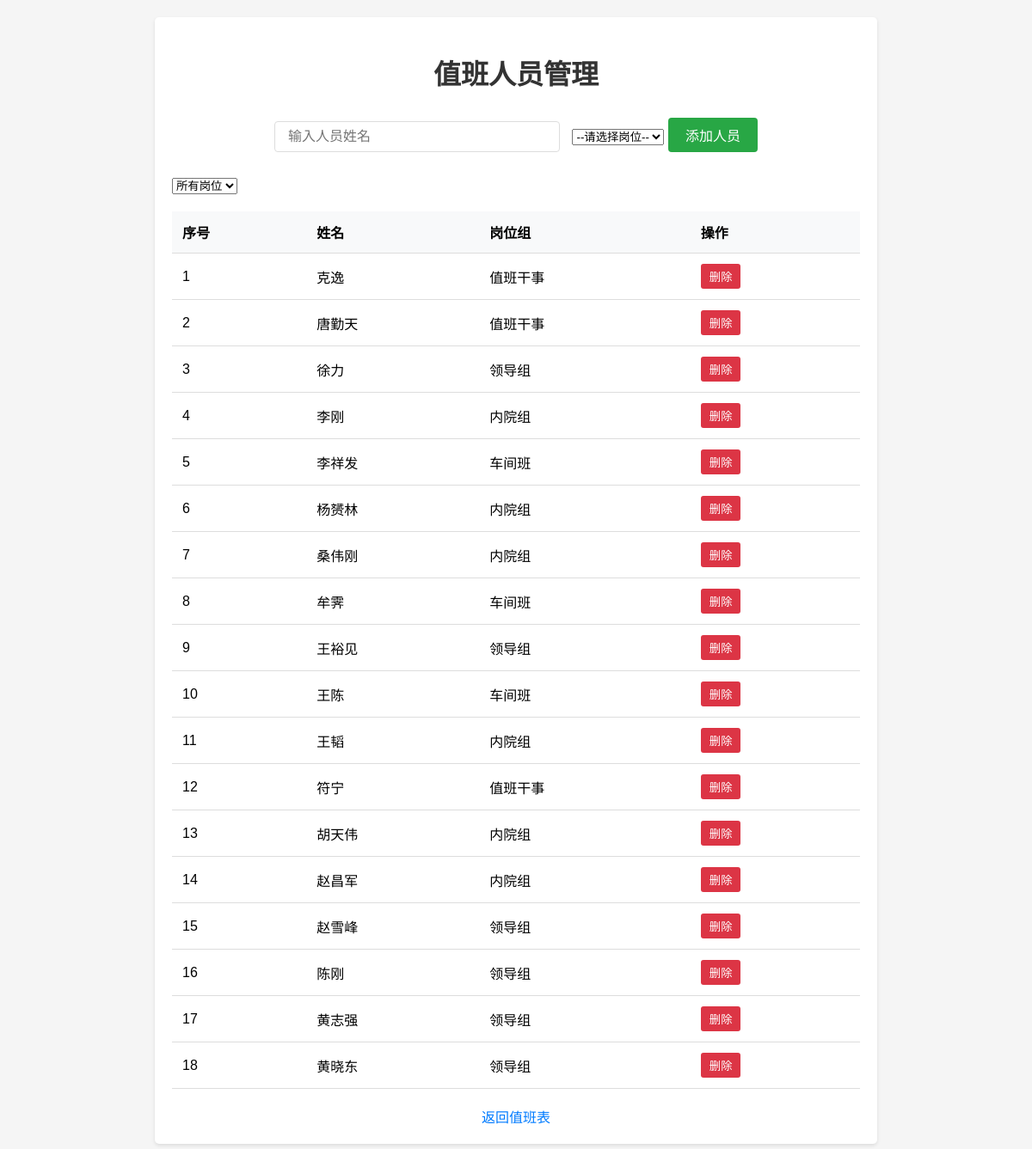
Screenshot of /staff with the database file from the repository.
### tables this page shows
CREATE TABLE staff
                 (id INTEGER PRIMARY KEY AUTOINCREMENT,
                  name TEXT UNIQUE,
                  position TEXT,
                  staff_group TEXT);

### app.py (the view)
@app.route('/staff')
def staff():
    conn = sqlite3.connect('database.db')
    c = conn.cursor()
    c.execute("SELECT id, name, position FROM staff ORDER BY name")
    staff = c.fetchall()
    staff_display = []
    for id, name, position in staff:
        display_position = REVERSE_POSITION_MAPPING.get(position, position)
        staff_display.append((id, name, display_position))
    conn.close()
    return render_template('staff.html',
                         staff=staff_display,
                         display_positions=DISPLAY_POSITIONS,
                         position_groups=POSITION_GROUPS)  # 添加这一行

### templates/staff.html (shortened to what this page needs)
<!DOCTYPE html>
<html>
<head>
</head>
<body>
    <div class="container">
        <h1>值班人员管理</h1>
        <div class="add-staff">
            <form action="{{ url_for('add_staff') }}" method="post">
                <input type="text" name="name" placeholder="输入人员姓名" required>
                <select name="position" required>
                    <option value="">--请选择岗位--</option>
                </select>
                <button type="submit" class="btn-add">添加人员</button>
            </form>
        </div>
        <div class="position-filter">
            <select id="position-filter" onchange="filterStaff()">
                <option value="">所有岗位</option>
            </select>
        </div>
        <div class="staff-list">
            {% if staff %}
                <table>
                    <thead>
                        <tr>
                            <th>序号</th>
                            <th>姓名</th>
                            <th>岗位组</th>
                            <th>操作</th>
                        </tr>
                    </thead>
                    <tbody>
                        {% for id, name, position in staff %}
                        <tr class="staff-row" data-position="{{ position }}">
                            <td>{{ loop.index }}</td>
                            <td>{{ name }}</td>
                            <td>{{ position }}</td>
                            <td>
                                <button class="btn-delete" onclick="if(confirm('确定要删除 {{ name }} 吗？')) { window.location.href='{{ url_for('delete_staff', id=id) }}'; }">删除</button>
                            </td>
                        </tr>
                        {% endfor %}
                    </tbody>
                </table>
            {% else %}
                <div class="no-data">
                    <p>当前没有值班人员，请添加。</p>
                </div>
            {% endif %}
        </div>
        <a href="{{ url_for('index') }}" class="back-link">返回值班表</a>
    </div>
</body>
</html>

### templates/staff.html (style rules this page uses)
body { font-family: Arial, sans-serif; margin: 0; padding: 20px; background-color: #f5f5f5; }
.container { max-width: 800px; margin: 0 auto; background-color: white; padding: 20px; border-radius: 5px; box-shadow: 0 2px 4px rgba(0,0,0,0.1); }
h1 { color: #333; text-align: center; margin-bottom: 30px; }
.add-staff { margin-bottom: 30px; text-align: center; }
.add-staff input[type="text"] { padding: 8px 15px; width: 300px; border: 1px solid #ddd; border-radius: 4px; margin-right: 10px; font-size: 16px; }
.btn-add { background-color: #28a745; color: white; padding: 8px 20px; border: none; border-radius: 4px; cursor: pointer; font-size: 16px; }
table { width: 100%; border-collapse: collapse; margin-top: 20px; }
th, td { padding: 12px; text-align: left; border-bottom: 1px solid #ddd; }
th { background-color: #f8f9fa; font-weight: bold; }
.btn-delete { background-color: #dc3545; color: white; padding: 5px 10px; border: none; border-radius: 3px; cursor: pointer; }
.back-link { display: block; text-align: center; margin-top: 20px; color: #007bff; text-decoration: none; }

### rows the page displays
staff: name "克逸", position "值班干事"
staff: name "唐勤天", position "值班干事"
staff: name "徐力", position "领导组"
staff: name "李刚", position "内院组"
staff: name "李祥发", position "车间班"
staff: name "杨赟林", position "内院组"
staff: name "桑伟刚", position "内院组"
staff: name "牟霁", position "车间班"
staff: name "王裕见", position "领导组"
staff: name "王陈", position "车间班"
staff: name "王韬", position "内院组"
staff: name "符宁", position "值班干事"
staff: name "胡天伟", position "内院组"
staff: name "赵昌军", position "内院组"
staff: name "赵雪峰", position "领导组"
staff: name "陈刚", position "领导组"
staff: name "黄志强", position "领导组"
staff: name "黄晓东", position "领导组"
